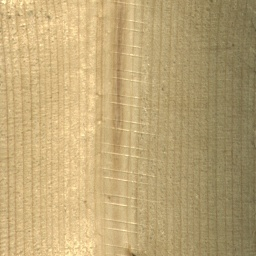
#> input picture preprocessed_wood_dataset/wood/train/good/1.jpg, 256 x 256 px, found by its file name; its folder holds only this picture in this run
$ jupyter execute --allow-errors preprocess.ipynb
#> lines starting #> are read from the running program, lines starting #| are printed output that depends on the picture; after the words box and inside, x2 and y2 are one past the last pixel; in counts of white or black regions, pixels touching at a corner belong together
[cell 1]
import os
import cv2
import numpy as np
from tqdm import tqdm

# =================== Fonksiyonlar ===================

def crop_and_resize(image_path, mask_path=None, save_image_path=None, save_mask_path=None, pad=50):

    """
    Verilen görüntü dosyasını ve varsa maskesini:
    - En büyük konturu temel alarak kırptım,
    - Kırpılan alanı 256x256 boyutuna getirdim ve kaydettim.
    Ayrıca "train/good" verileri için yatay ve dikey flip augmentasyonları da uyguladım.
    """
#> called with pad = 50

    img = cv2.imread(image_path)
#> img is the input picture: shape (256, 256, 3); mean B, G, R 117.9, 165.8, 189.2
    if img is None:
        print(f"{os.path.basename(image_path)} okunamadı.")
        return False

    # Görüntüyü griye çevirip eşikleme yaparak kontur tespiti
    gray = cv2.cvtColor(img, cv2.COLOR_BGR2GRAY)
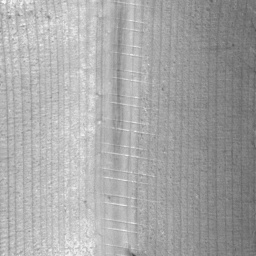
#> gray: shape (256, 256); min 67, max 248, mean 167.4
    _, thresh = cv2.threshold(gray, 10, 255, cv2.THRESH_BINARY + cv2.THRESH_OTSU)
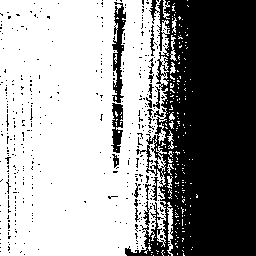
#> thresh: shape (256, 256); 59.7% white; 403 black regions (385 under 20 px)
    contours, _ = cv2.findContours(thresh, cv2.RETR_EXTERNAL, cv2.CHAIN_APPROX_SIMPLE)
#> contours = 198 contours, 190 with area under 20; largest, box (x1, y1, x2, y2) and area: (0, 0, 170, 256) 40447, (167, 202, 173, 256) 126, (170, 35, 177, 61) 48, (163, 0, 170, 19) 30, (170, 62, 176, 74) 24, (167, 130, 174, 149) 24, (167, 176, 173, 189) 21, (172, 17, 177, 33) 21

    if not contours:
        print(f"{os.path.basename(image_path)} için kontur bulunamadı.")
        return False

    # En büyük konturu al
    biggest_contour = max(contours, key=cv2.contourArea)
#> biggest_contour = contour of 751 points, box (x1, y1, x2, y2) (0, 0, 170, 256), area 40447
    x, y, w, h = cv2.boundingRect(biggest_contour)
#> x = 0; y = 0; w = 170; h = 256

    # Pad değeriyle birlikte kırpma koordinatlarını belirleme
    x1 = max(x + pad, 0)
#> x1 = 50
    y1 = max(y + pad, 0)
#> y1 = 50
    x2 = min(x + w - pad, img.shape[1])
#> x2 = 120
    y2 = min(y + h - pad, img.shape[0])
#> y2 = 206

    # Geçersiz kırpma durumu kontrolü
    if x2 <= x1 or y2 <= y1:
        print(f"{os.path.basename(image_path)} geçersiz kırpma boyutları.")
        return False

    # Görüntüyü kırp ve yeniden boyutlandırma
    cropped_img = img[y1:y2, x1:x2]
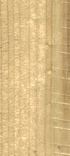
#> cropped_img: shape (156, 70, 3); mean B, G, R 133.1, 186.3, 216.1
    resized_img = cv2.resize(cropped_img, (256, 256))
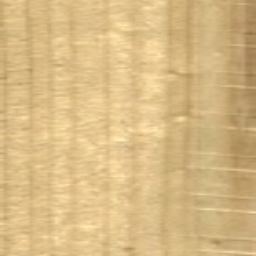
#> resized_img: shape (256, 256, 3); mean B, G, R 133, 186.2, 216
    cv2.imwrite(save_image_path, resized_img)

    # Sadece "train/good" klasörü için augmentasyon uyguladım
    if "train/good" in save_image_path:
        base, ext = os.path.splitext(save_image_path)

        # Yatay flip (code=1)
        flip_h = cv2.flip(resized_img, 1)
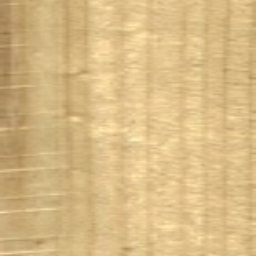
#> flip_h: shape (256, 256, 3); mean B, G, R 133, 186.2, 216
        cv2.imwrite(base + "_flipH" + ext, flip_h)

        # Dikey flip (code=0)
        flip_v = cv2.flip(resized_img, 0)
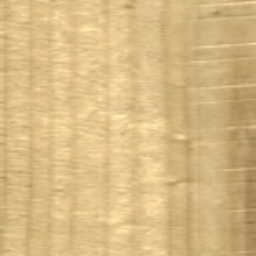
#> flip_v: shape (256, 256, 3); mean B, G, R 133, 186.2, 216
        cv2.imwrite(base + "_flipV" + ext, flip_v)

    # Maske varsa aynı şekilde işlem yap
    if mask_path and save_mask_path:
        mask = cv2.imread(mask_path, cv2.IMREAD_GRAYSCALE)
        if mask is None:
            print(f"{os.path.basename(mask_path)} maskesi okunamadı.")
            return False

        cropped_mask = mask[y1:y2, x1:x2]
        resized_mask = cv2.resize(cropped_mask, (256, 256))
        cv2.imwrite(save_mask_path, resized_mask)

    return True

# =================== Dataset Ayarları ===================

# Orijinal ve işlenmiş dataset yolları
original_base_path = "/content/drive/MyDrive/wood_dataset/wood"
preprocessed_base_path = "/content/drive/MyDrive/preprocessed_wood_dataset/wood"

# Her bir klasör için işlenecek veri yolları ve ayarları
process_list = [
    {
        "img_dir": os.path.join(original_base_path, "train/good"),
        "mask_dir": None,
        "save_img_dir": os.path.join(preprocessed_base_path, "train/good"),
        "save_mask_dir": None,
    },
    {
        "img_dir": os.path.join(original_base_path, "test/good"),
        "mask_dir": None,
        "save_img_dir": os.path.join(preprocessed_base_path, "test/good"),
        "save_mask_dir": None,
    },
    {
        "img_dir": os.path.join(original_base_path, "test/defect"),
        "mask_dir": os.path.join(original_base_path, "ground_truth/defect"),
        "save_img_dir": os.path.join(preprocessed_base_path, "test/defect"),
        "save_mask_dir": os.path.join(preprocessed_base_path, "ground_truth/defect"),
    }
]

# =================== İşlem Akışı ===================

#> (the rest of this cell did not finish here and is left out)
